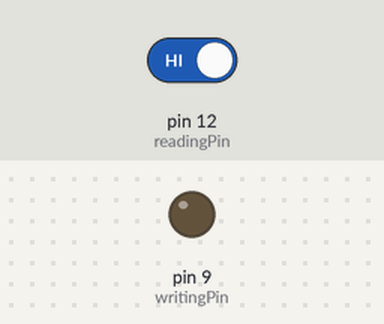
A sketch run on a simulated Arduino Uno, built with avr-gcc and run on an emulated ATmega328P. Parts: output pins drawn as LEDs (lit = HIGH). The test bench sets the inputs (shaded band); at power-on: pin 12 (readingPin) HIGH.

Above: at 1.2 s.
1.3 s: pin 12 (readingPin) driven LOW
At 1.6 s:
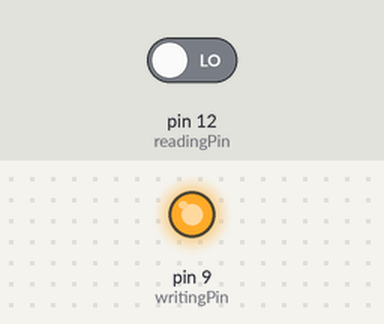
Timing chart, 0 to 4.3 s (numbered marks = the images above; inputs shaded):
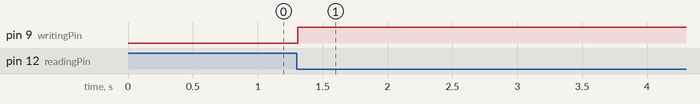

Measured:
- after the input at 1.3 s, pin 9 (writingPin): LOW → HIGH at once

The sketch:

sketch_ControlLEDPushButton.ino
```cpp
const int readingPin = 12, writingPin = 9;

bool isLighting = false; // variable to save the state of the led

void setup() {
  // put your setup code here, to run once:
  pinMode(readingPin, INPUT);
  pinMode(writingPin, OUTPUT);
}

void loop() {
  // put your main code here, to run repeatedly:
  if (digitalRead(readingPin) == LOW){
    delay(10); // Delay for a certain time to skip the bounce (Tutorial.pdf p.63 information)
    if(digitalRead(readingPin) == LOW){
      reverseLed();
      while(digitalRead(readingPin) == LOW){
        delay(10);
      }
    }
  }
}

void reverseLed(){
  if(isLighting){
    digitalWrite(writingPin, LOW);
    isLighting = false;
  }else{
    digitalWrite(writingPin, HIGH);
    isLighting = true;
  }
}
```
